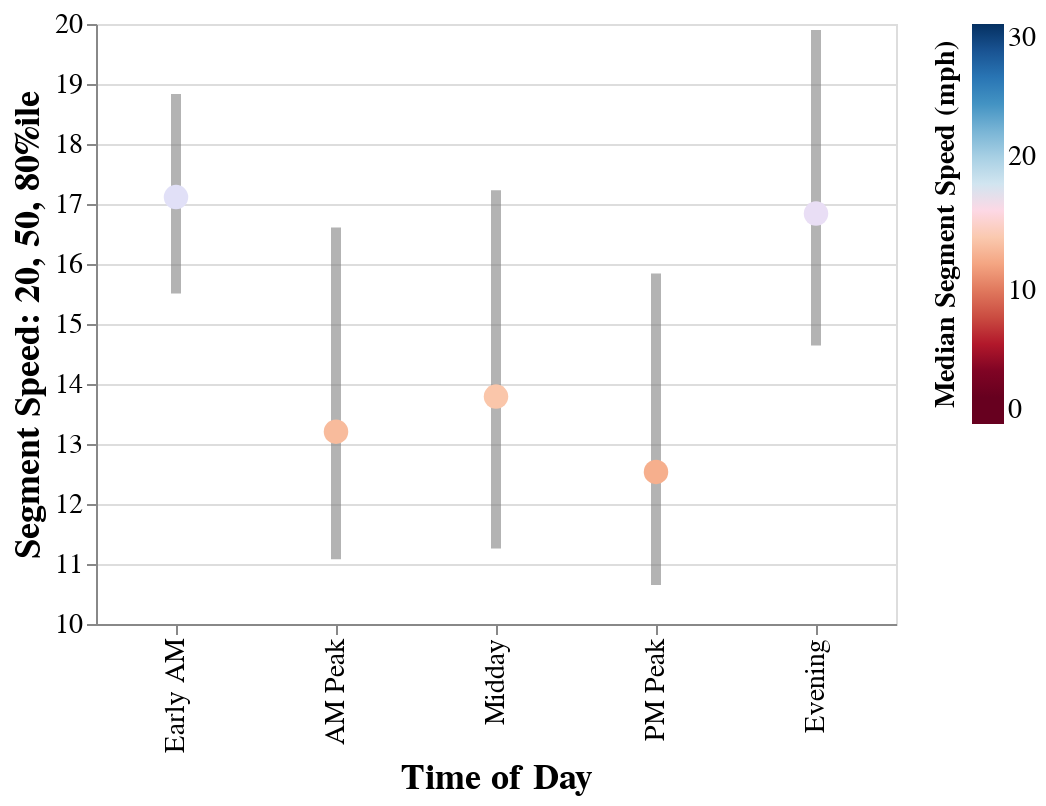

The notebook cell this image was saved under:
### Code cell
chart

### Figure 1 — Vega-Lite specification as saved in the notebook (floating-point values rounded to 4 significant figures)
{"config": {"view": {"continuousWidth": 300, "continuousHeight": 300}, "axis": {"labelFontSize": 14, "titleFontSize": 18}, "legend": {"labelFontSize": 14, "labelOffset": 100, "titleFontSize": 14, "titleLimit": 250, "titleOrient": "left"}}, "layer": [{"mark": {"type": "errorbar", "color": "gray", "opacity": 0.6, "thickness": 5}, "encoding": {"tooltip": [{"field": "p20_mph", "title": "p20 mph", "type": "quantitative"}, {"field": "p50_mph", "title": "p50 mph", "type": "quantitative"}, {"field": "p80_mph", "title": "p80 mph", "type": "quantitative"}], "x": {"field": "time_of_day", "sort": ["Early AM", "AM Peak", "Midday", "PM Peak", "Evening", "Owl"], "type": "nominal"}, "y": {"field": "p50_mph", "scale": {"zero": false}, "title": "Segment Speed: 20, 50, 80%ile", "type": "quantitative"}, "yError": {"field": "p50 - p20"}, "yError2": {"field": "p80 - p50"}}}, {"mark": {"type": "point", "filled": true, "opacity": 1, "size": 150}, "encoding": {"color": {"field": "p50_mph", "scale": {"domain": [0.0, 3.0, 6.0, 9.0, 12.0, 15.0, 18.0, 21.0, 24.0, 27.0, 30.0], "range": ["#67001f", "#67001f", "#b2182b", "#d6604d", "#f4a582", "#fddbc7", "#d1e5f0", "#92c5de", "#4393c3", "#2166ac", "#053061"]}, "title": "Median Segment Speed (mph)", "type": "quantitative"}, "tooltip": [{"field": "p50_mph", "title": "p50 mph", "type": "quantitative"}], "x": {"field": "time_of_day", "sort": ["Early AM", "AM Peak", "Midday", "PM Peak", "Evening", "Owl"], "title": "Time of Day", "type": "nominal"}, "y": {"field": "p50_mph", "type": "quantitative"}}}], "data": {"name": "data-7c56249ddbdedf40c46356c7cc111df2"}, "width": 400, "$schema": "https://vega.github.io/schema/vega-lite/v5.17.0.json", "datasets": {"data-7c56249ddbdedf40c46356c7cc111df2": [{"time_of_day": "AM Peak", "p50_mph": 13.21, "p20_mph": 11.08, "p80_mph": 16.61, "p50 - p20": -2.125, "p80 - p50": 3.405}, {"time_of_day": "Early AM", "p50_mph": 17.11, "p20_mph": 15.51, "p80_mph": 18.84, "p50 - p20": -1.605, "p80 - p50": 1.72}, {"time_of_day": "Evening", "p50_mph": 16.84, "p20_mph": 14.64, "p80_mph": 19.9, "p50 - p20": -2.2, "p80 - p50": 3.06}, {"time_of_day": "Midday", "p50_mph": 13.79, "p20_mph": 11.26, "p80_mph": 17.23, "p50 - p20": -2.53, "p80 - p50": 3.44}, {"time_of_day": "PM Peak", "p50_mph": 12.54, "p20_mph": 10.65, "p80_mph": 15.84, "p50 - p20": -1.885, "p80 - p50": 3.305}]}}
